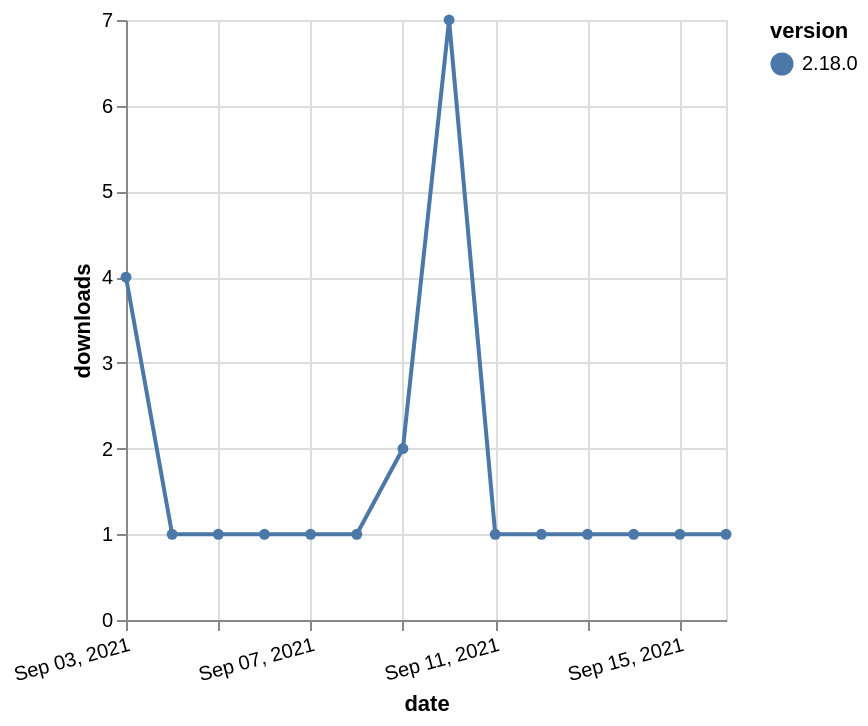

Describe this chart as a Vega-Lite specification.
### Vega-Lite specification from a JSON file in a GitHub repository (floating-point values rounded to 4 significant figures)
{"$schema": "https://vega.github.io/schema/vega-lite/v5.json", "description": "A simple bar chart with embedded data.", "data": {"values": [{"date": "2021-09-03", "total": 529, "delta": 4, "version": "2.18.0"}, {"date": "2021-09-04", "total": 530, "delta": 1, "version": "2.18.0"}, {"date": "2021-09-05", "total": 531, "delta": 1, "version": "2.18.0"}, {"date": "2021-09-06", "total": 532, "delta": 1, "version": "2.18.0"}, {"date": "2021-09-07", "total": 533, "delta": 1, "version": "2.18.0"}, {"date": "2021-09-08", "total": 534, "delta": 1, "version": "2.18.0"}, {"date": "2021-09-09", "total": 536, "delta": 2, "version": "2.18.0"}, {"date": "2021-09-10", "total": 543, "delta": 7, "version": "2.18.0"}, {"date": "2021-09-11", "total": 544, "delta": 1, "version": "2.18.0"}, {"date": "2021-09-12", "total": 545, "delta": 1, "version": "2.18.0"}, {"date": "2021-09-13", "total": 546, "delta": 1, "version": "2.18.0"}, {"date": "2021-09-14", "total": 547, "delta": 1, "version": "2.18.0"}, {"date": "2021-09-15", "total": 548, "delta": 1, "version": "2.18.0"}, {"date": "2021-09-16", "total": 549, "delta": 1, "version": "2.18.0"}]}, "width": "container", "mark": {"type": "line", "point": {"filled": true}}, "encoding": {"x": {"field": "date", "type": "temporal", "timeUnit": "yearmonthdate", "title": "date", "axis": {"labelAngle": -15}}, "y": {"field": "delta", "type": "quantitative", "title": "downloads"}, "color": {"field": "version", "type": "nominal"}, "tooltip": {"field": "delta"}}}
